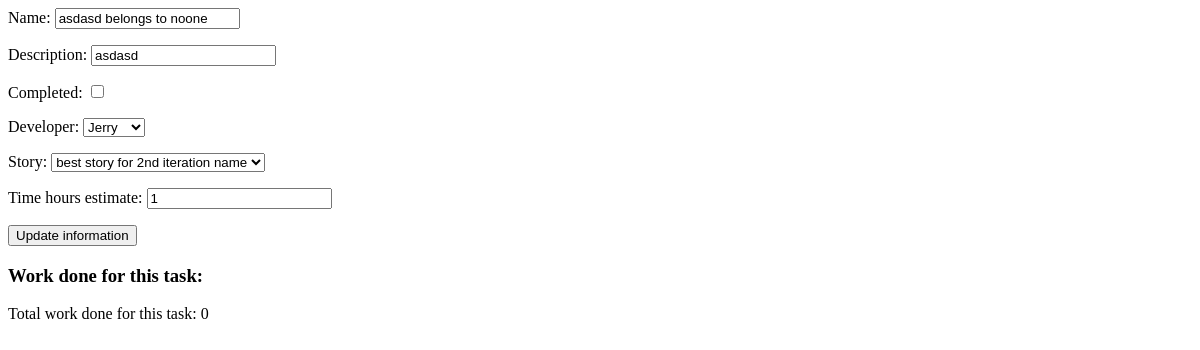
Before: /xptracker/task/2/ with the older database file.
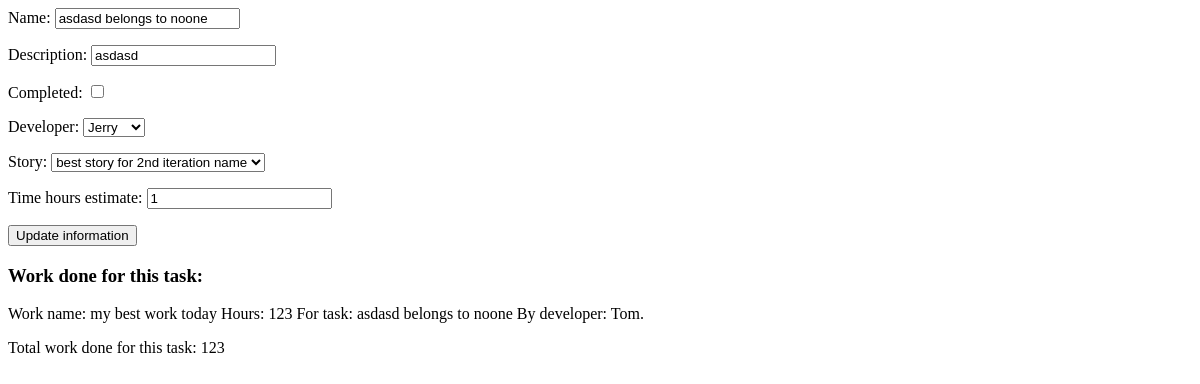
After: the same page with the newer database file.
### xptracker/models.py (models this page shows, shortened)
class Task(models.Model):
    name = models.CharField(max_length=100)
    description = models.CharField(max_length=1000)
    completed = models.BooleanField(default=False)
    developer = models.ForeignKey(Developer, null=True, blank=True,
                                  on_delete=models.SET_NULL)
    iteration = models.ForeignKey(Iteration, null=True, blank=True,
                                  on_delete=models.SET_NULL)
    time_hours_estimate = models.IntegerField(null=False, blank=False)
    story = models.ForeignKey(Story, on_delete=models.CASCADE)
    @property
    def total_work(self):
        if self.work_set.all():
            return self.work_set.all().aggregate(
                models.Sum('time_hours'))['time_hours__sum']
        else:
            return 0

class Developer(models.Model):
    name = models.CharField(max_length=100)
    def __str__(self):
        return self.name

class Story(models.Model):
    name = models.CharField(max_length=100)
    description = models.CharField(max_length=1000)
    time_hours_estimate = models.IntegerField(default=0)
    iteration = models.ForeignKey(Iteration, on_delete=models.SET_NULL,
                                  null=True, blank=True)
    def __str__(self):
        return self.name

class Work(models.Model):
    name = models.CharField(max_length=100)
    description = models.CharField(max_length=1000)
    time_hours = models.IntegerField(null=False, blank=False)
    task = models.ForeignKey(Task, on_delete=models.CASCADE)
    developer = models.ForeignKey(Developer, null=True, blank=True,
                                  on_delete=models.SET_NULL)
    def __str__(self):
        msg = "Work name: %s Hours: %d For task: %s By developer: %s." % (
            self.name, self.time_hours, self.task.name, self.developer.name
        )
        return msg

### xptracker/views.py (the view)
# urls.py: url(r'^task/(?P<pk>[0-9]+)/', views.TaskUpdateView.as_view(
class TaskUpdateView(UpdateView):
    model = Task
    fields =['name', 'description', 'completed', 'developer', 'story',
             'time_hours_estimate']
    template_name_suffix = '_update'

### xptracker/templates/xptracker/task_update.html
<form action="", method="post">{% csrf_token %}
    {{ form.as_p }}
    <input type="submit", value="Update information" />
</form>
<h3>Work done for this task:</h3>
{% for work in task.work_set.all %}
    <p>
    {{ work }}
    </p>
{% endfor %}
<p>Total work done for this task: {{ task.total_work }} </p>

Changed rows visible on the page:
computed for Task "asdasd": total_work "0" → "123"
added Work: name+time_hours+task "Work name: my best work today Hours: 123 For task: asdasd belongs to noone By developer: Tom."
